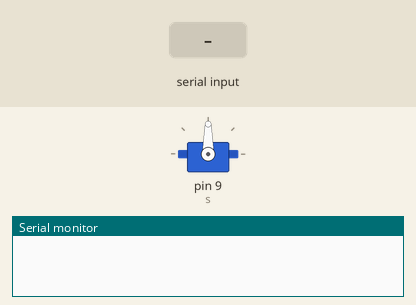
Simulated run of this sketch. Board: Arduino Uno, built with avr-gcc and run on an emulated ATmega328P. Shown: servo, the last lines printed to the serial monitor. The test bench sets the inputs (shaded band).

Above: at 1.2 s.
1.3 s: "90,45\n" received over Serial
At 1.45 s:
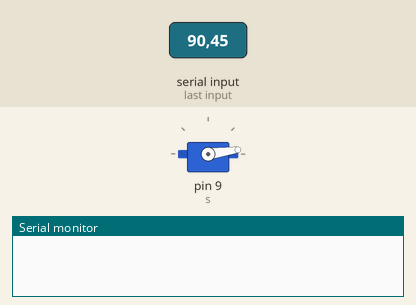
4.3 s: "200\n" received over Serial
At 4.75 s:
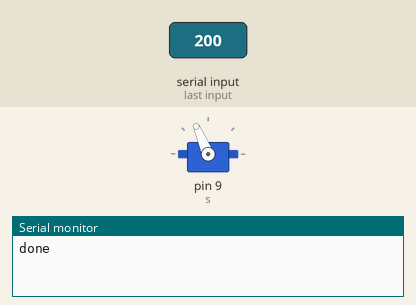
At 7.2 s:
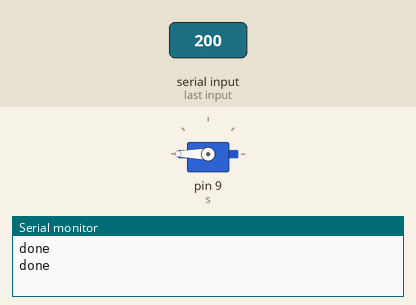
Timing chart, 0 to 8.7 s (numbered marks = the images above; inputs shaded):
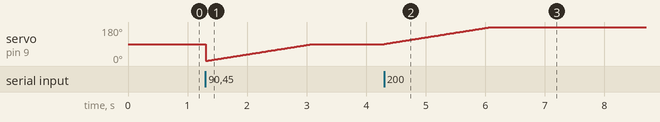

Measured:
- after the input at 4.3 s, servo on pin 9 (s): moves from 90° to 180° over 1.8 s, starting at once

The sketch:

Servo_Ser.ino
```cpp
#include <Servo.h>
//#include <ESP32Servo.h>

Servo s;

int target = 0, current = 0;
int angSpd = 1;
int angDel = 20;
int stabilizeDel = 500;

bool reached = true;

void setup() {
  Serial.begin(9600);
  s.attach(9);
//  s.attach(16);
}

void loop() {
  while(Serial.available()>0){
    target = Serial.readStringUntil('\n').toInt();
    reached = false;
  }

  while(current != target){
    if(abs(current - target) > angSpd){
      current += (target > current)? angSpd : -angSpd;
    }
    else{
      current = target;
    }
    s.write(int(current));
    delay(angDel);
  }

  if(current == target && reached == false){
    reached = true;
    delay(stabilizeDel);
    Serial.println("done");
  }

}
```
